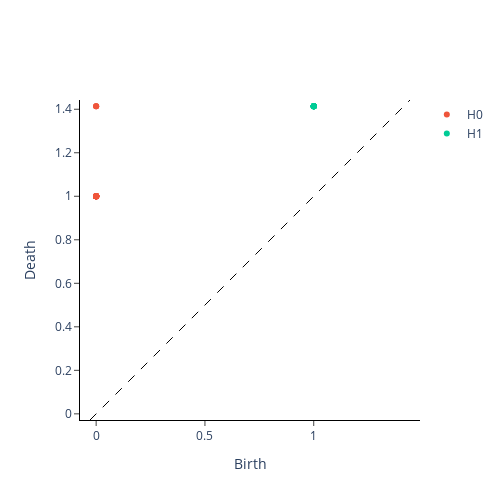

Notebook source saved alongside this figure:
### Markdown cell above
## Example persistence plot

### Code cell
embedder_nonperiodic = SingleTakensEmbedding(
    parameters_type = "fixed",
    time_delay = 7,
    dimension = 2,
)

y_nonperiodic_embedded = embedder_nonperiodic.fit_transform(x)

y_nonperiodic_embedded = y_nonperiodic_embedded[None, :, :]

nonperiodic_persistence = VietorisRipsPersistence(
    homology_dimensions = [0, 1]
)
nonperiodic_persistence.fit_transform_plot(y_nonperiodic_embedded)

### Figure 1 — Plotly figure (JSON) as saved in the notebook; plotly's stock layout.template omitted (floating-point values rounded to 4 significant figures)
{"data": [{"hoverinfo": "none", "line": {"color": "black", "dash": "dash", "width": 1}, "mode": "lines", "showlegend": false, "type": "scatter", "x": [-0.02828, 1.442], "y": [-0.02828, 1.442]}, {"hoverinfo": "text", "hovertext": ["(0.0, 1.0), multiplicity: 37", "(0.0, 1.0), multiplicity: 37", "(0.0, 1.0), multiplicity: 37", "(0.0, 1.0), multiplicity: 37", "(0.0, 1.0), multiplicity: 37", "(0.0, 1.0), multiplicity: 37", "(0.0, 1.0), multiplicity: 37", "(0.0, 1.0), multiplicity: 37", "(0.0, 1.0), multiplicity: 37", "(0.0, 1.0), multiplicity: 37", "(0.0, 1.0), multiplicity: 37", "(0.0, 1.0), multiplicity: 37", "(0.0, 1.0), multiplicity: 37", "(0.0, 1.0), multiplicity: 37", "(0.0, 1.0), multiplicity: 37", "(0.0, 1.0), multiplicity: 37", "(0.0, 1.0), multiplicity: 37", "(0.0, 1.0), multiplicity: 37", "(0.0, 1.0), multiplicity: 37", "(0.0, 1.0), multiplicity: 37", "(0.0, 1.0), multiplicity: 37", "(0.0, 1.0), multiplicity: 37", "(0.0, 1.0), multiplicity: 37", "(0.0, 1.0), multiplicity: 37", "(0.0, 1.0), multiplicity: 37", "(0.0, 1.0), multiplicity: 37", "(0.0, 1.0), multiplicity: 37", "(0.0, 1.0), multiplicity: 37", "(0.0, 1.0), multiplicity: 37", "(0.0, 1.0), multiplicity: 37", "(0.0, 1.0), multiplicity: 37", "(0.0, 1.0), multiplicity: 37", "(0.0, 1.0), multiplicity: 37", "(0.0, 1.0), multiplicity: 37", "(0.0, 1.0), multiplicity: 37", "(0.0, 1.0), multiplicity: 37", "(0.0, 1.0), multiplicity: 37", "(0.0, 1.4142135381698608), multiplicity: 3", "(0.0, 1.4142135381698608), multiplicity: 3", "(0.0, 1.4142135381698608), multiplicity: 3"], "mode": "markers", "name": "H0", "type": "scatter", "x": [0, 0, 0, 0, 0, 0, 0, 0, 0, 0, 0, 0, 0, 0, 0, 0, 0, 0, 0, 0, 0, 0, 0, 0, 0, 0, 0, 0, 0, 0, 0, 0, 0, 0, 0, 0, 0, 0, 0, 0], "y": [1, 1, 1, 1, 1, 1, 1, 1, 1, 1, 1, 1, 1, 1, 1, 1, 1, 1, 1, 1, 1, 1, 1, 1, 1, 1, 1, 1, 1, 1, 1, 1, 1, 1, 1, 1, 1, 1.414, 1.414, 1.414]}, {"hoverinfo": "text", "hovertext": ["(1.0, 1.4142135381698608), multiplicity: 16", "(1.0, 1.4142135381698608), multiplicity: 16", "(1.0, 1.4142135381698608), multiplicity: 16", "(1.0, 1.4142135381698608), multiplicity: 16", "(1.0, 1.4142135381698608), multiplicity: 16", "(1.0, 1.4142135381698608), multiplicity: 16", "(1.0, 1.4142135381698608), multiplicity: 16", "(1.0, 1.4142135381698608), multiplicity: 16", "(1.0, 1.4142135381698608), multiplicity: 16", "(1.0, 1.4142135381698608), multiplicity: 16", "(1.0, 1.4142135381698608), multiplicity: 16", "(1.0, 1.4142135381698608), multiplicity: 16", "(1.0, 1.4142135381698608), multiplicity: 16", "(1.0, 1.4142135381698608), multiplicity: 16", "(1.0, 1.4142135381698608), multiplicity: 16", "(1.0, 1.4142135381698608), multiplicity: 16"], "mode": "markers", "name": "H1", "type": "scatter", "x": [1, 1, 1, 1, 1, 1, 1, 1, 1, 1, 1, 1, 1, 1, 1, 1], "y": [1.414, 1.414, 1.414, 1.414, 1.414, 1.414, 1.414, 1.414, 1.414, 1.414, 1.414, 1.414, 1.414, 1.414, 1.414, 1.414]}], "layout": {"height": 500, "plot_bgcolor": "white", "width": 500, "xaxis": {"autorange": false, "exponentformat": "e", "linecolor": "black", "linewidth": 1, "mirror": false, "range": [-0.02828, 1.442], "showexponent": "all", "showline": true, "side": "bottom", "ticks": "outside", "title": {"text": "Birth"}, "type": "linear", "zeroline": true}, "yaxis": {"autorange": false, "exponentformat": "e", "linecolor": "black", "linewidth": 1, "mirror": false, "range": [-0.02828, 1.442], "scaleanchor": "x", "scaleratio": 1, "showexponent": "all", "showline": true, "side": "left", "ticks": "outside", "title": {"text": "Death"}, "type": "linear", "zeroline": true}}}
